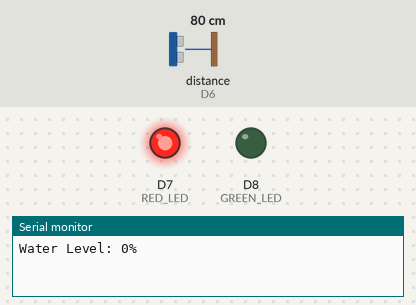
A sketch run on a simulated ESP8266 (NodeMCU). On the bench: output pins drawn as LEDs (lit = HIGH), the last lines printed to the serial monitor. Wiring (inferred from the names in the program): ultrasonic range finder: trigger D5; echo D6. The test bench sets the inputs (shaded band); at power-on: distance to the obstacle (sensor on D6) 80 cm. The echo pulse lasts 58.3 µs per cm; WiFi joins after 1.5 s; servers stay silent unless stated; pins used as bus, display or sensor lines are not drawn.

Above: at 3.0 s.
3.1 s: distance to the obstacle (sensor on D6) set to 29 cm
5.0 s: distance to the obstacle (sensor on D6) set to 23 cm
At 6.7 s:
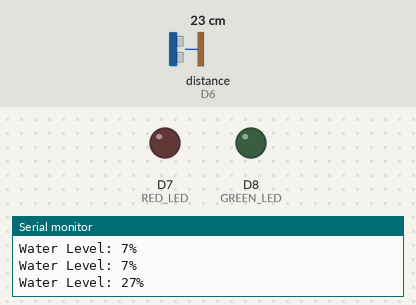
7.3 s: distance to the obstacle (sensor on D6) set to 8 cm
9.0 s: distance to the obstacle (sensor on D6) set to 5 cm
At 10.9 s:
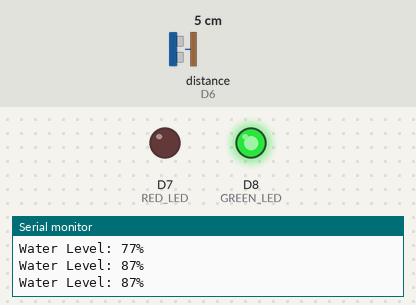
11.3 s: distance to the obstacle (sensor on D6) set to 9 cm
At 12.4 s:
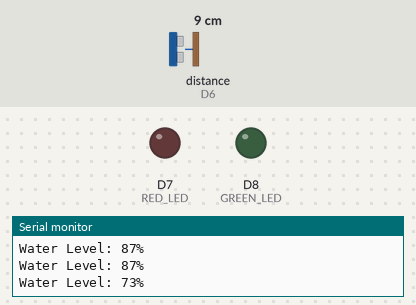
13.3 s: distance to the obstacle (sensor on D6) set to 2 cm
At 15.1 s:
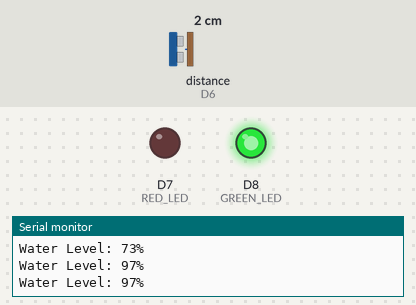
Timing chart, 0 to 16.3 s (numbered marks = the images above; inputs shaded):
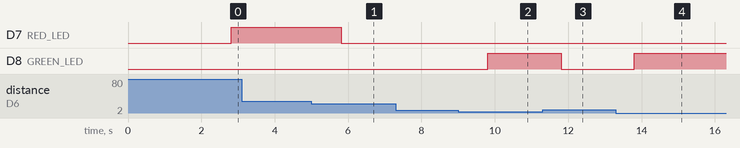

Measured:
- the behaviour switches between 26 and 25 cm on distance to the obstacle (sensor on D6) (found by bisection; images 0 and 1)
- the behaviour switches between 7 and 6 cm on distance to the obstacle (sensor on D6) (found by bisection; images 1 and 2)
- after the input at 5.0 s, D7 (RED_LED): HIGH → LOW after 0.81 s
- after the input at 9.0 s, D8 (GREEN_LED): LOW → HIGH after 0.80 s
- after the input at 11.3 s, D8 (GREEN_LED): HIGH → LOW after 0.51 s
- after the input at 13.3 s, D8 (GREEN_LED): LOW → HIGH after 0.50 s

The sketch:

IoT_Water_Level_Monitor.ino
```cpp
// (licence header left out)
// -------- Blynk Configuration (Keep Credentials Private) --------
#define BLYNK_TEMPLATE_ID   "YOUR_TEMPLATE_ID"
#define BLYNK_TEMPLATE_NAME "YOUR_TEMPLATE_NAME"
#define BLYNK_AUTH_TOKEN    "YOUR_AUTH_TOKEN"

#define BLYNK_PRINT Serial

#include <ESP8266WiFi.h>
#include <BlynkSimpleEsp8266.h>

// -------- WiFi Credentials (Replace Before Upload) --------
char ssid[] = "YOUR_WIFI_NAME";
char pass[] = "YOUR_WIFI_PASSWORD";

// -------- Pin Definitions --------
#define TRIG D5       // Ultrasonic Trigger Pin
#define ECHO D6       // Ultrasonic Echo Pin

#define RED_LED   D7  // Low Water Indicator
#define GREEN_LED D8  // Full Water Indicator

// -------- Tank Settings --------
int tankHeightCm = 30;   // Total tank height in cm

long duration;
int distanceCm;
int waterLevelPercent;

BlynkTimer timer;

// Function: Measure Water Level & Send to Blynk
void sendWaterLevel() {

  // Generate ultrasonic pulse
  digitalWrite(TRIG, LOW);
  delayMicroseconds(2);
  digitalWrite(TRIG, HIGH);
  delayMicroseconds(10);
  digitalWrite(TRIG, LOW);

  // Measure echo duration (timeout: 30ms)
  duration = pulseIn(ECHO, HIGH, 30000);

  // If no echo received, assume tank empty
  if (duration == 0) {
    distanceCm = tankHeightCm;
  } else {
    distanceCm = (int)(duration * 0.034 / 2.0);
  }

  // Calculate water height
  int waterHeightCm = tankHeightCm - distanceCm;

  // Convert to percentage
  waterLevelPercent = map(waterHeightCm, 0, tankHeightCm, 0, 100);

  // Limit between 0–100%
  if (waterLevelPercent < 0) waterLevelPercent = 0;
  if (waterLevelPercent > 100) waterLevelPercent = 100;

  // Send data to Blynk (Virtual Pin V7)
  Blynk.virtualWrite(V7, waterLevelPercent);

  // -------- LED Indicator Logic --------
  if (waterLevelPercent < 20) {
    digitalWrite(RED_LED, HIGH);     // Low water
    digitalWrite(GREEN_LED, LOW);
  }
  else if (waterLevelPercent > 80) {
    digitalWrite(RED_LED, LOW);
    digitalWrite(GREEN_LED, HIGH);   // Tank almost full
  }
  else {
    digitalWrite(RED_LED, LOW);
    digitalWrite(GREEN_LED, LOW);    // Medium level
  }

  // Serial Output
  Serial.print("Water Level: ");
  Serial.print(waterLevelPercent);
  Serial.println("%");
}

// Setup Function
void setup() {

  Serial.begin(9600);

  pinMode(TRIG, OUTPUT);
  pinMode(ECHO, INPUT);
  pinMode(RED_LED, OUTPUT);
  pinMode(GREEN_LED, OUTPUT);

  digitalWrite(RED_LED, LOW);
  digitalWrite(GREEN_LED, LOW);

  // Connect to WiFi & Blynk
  Blynk.begin(BLYNK_AUTH_TOKEN, ssid, pass);

  // Update water level every 1 second
  timer.setInterval(1000L, sendWaterLevel);
}

// Main Loop
void loop() {
  Blynk.run();
  timer.run();
}
```
